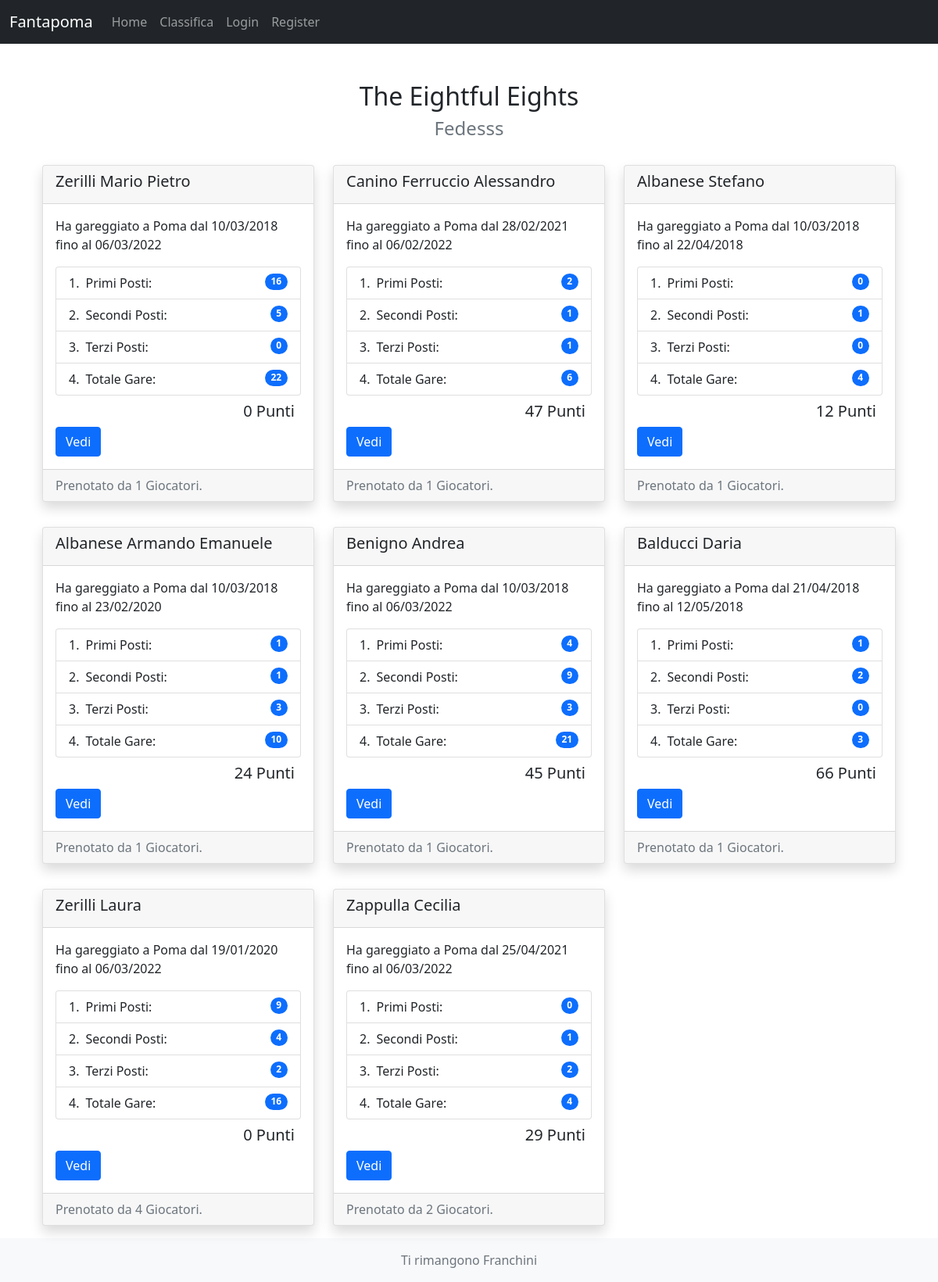
The page /fantapoma/view_crew/1/ on the database its author committed.
### fantapoma/models.py (models this page shows, shortened)
class Player(models.Model):
    user = models.OneToOneField(User, on_delete=models.CASCADE, primary_key=True)
    franchs = models.IntegerField(blank=True, default=450)
    team_name = models.CharField(max_length=200, default='8+')

class Athlete(models.Model):
    name = models.CharField(max_length=200)
    born = models.DateField('Date of Birth', default=datetime.date(2000,1,1))
    club = models.CharField(max_length=200, default='Società Canottieri Palermo')
    total = models.IntegerField('Total Races', default=0)
    first = models.IntegerField(default=0)
    second = models.IntegerField(default=0)
    third = models.IntegerField(default=0)
    first_time = models.DateField('First Race Date')
    last_time = models.DateField('Last Race Date')
    price = models.IntegerField(default=0)
    points = models.IntegerField(default=0)
    players = models.ManyToManyField(User, blank=True)
    is_user = models.OneToOneField(User, blank=True, null=True, on_delete=models.SET_NULL, related_name='true_athlete')
    @property
    def bookings(self):
        n = self.players.all().count()
        return n

### fantapoma/views.py (the view)
# urls.py: path('view_crew/<str:pk>/', ViewCrew.as_view(), name='view-crew'),
class ViewCrew(DetailView):
    model = User
    template_name = 'fantapoma/view_crew.html'
    context_object_name = 'player'
    def get_object(self):
        pk = self.kwargs.get(self.pk_url_kwarg)
        if pk is None:
            pk = self.request.user.id
            self.kwargs[self.pk_url_kwarg] = pk
        return super(ViewCrew, self).get_object()
    def get_context_data(self, **kwargs):
        context = super().get_context_data(**kwargs)
        pk = self.kwargs.get(self.pk_url_kwarg)
        if pk is None:
            pk = self.request.user.id
        context['athletes'] = Athlete.objects.filter(players__pk=pk)
        return context

### fantapoma/templates/fantapoma/view_crew.html (shortened to what this page needs)
{% extends "base.html" %}
{% block content %}
<div class="container header text-center mt-5">
  <h2>{{ player.player.team_name }}</h2>
  <h3 class="text-muted fw-light fs-4">{{ player.username }}</h3>
</div>
<div class="container card-container mt-2">
  <div class="container-fluid">
    <div class="row">
    {% for athlete in athletes %}
      <div class="col-sm-4 my-3">
        <div class="card shadow">
          <div class="card-header">
            <h5>{{athlete.name}}</h5>
          </div>
          <div class="card-body">
            <p class="card-text">Ha gareggiato a Poma dal {{athlete.first_time|date:'d/m/Y'}} fino al {{athlete.last_time|date:'d/m/Y'}}</p>
            <ul class="list-group list-group-numbered">
              <li class="list-group-item d-flex justify-content-between align-items-start">
                <div class="ms-2 me-auto">Primi Posti:</div>
                <span class="badge bg-primary rounded-pill">{{athlete.first}}</span>
              </li>
              <li class="list-group-item d-flex justify-content-between align-items-start">
                <div class="ms-2 me-auto">Secondi Posti:</div>
                <span class="badge bg-primary rounded-pill">{{athlete.second}}</span>
              </li>
              <li class="list-group-item d-flex justify-content-between align-items-start">
                <div class="ms-2 me-auto">Terzi Posti:</div>
                <span class="badge bg-primary rounded-pill">{{athlete.third}}</span>
              </li>
              <li class="list-group-item d-flex justify-content-between align-items-start">
                <div class="ms-2 me-auto">Totale Gare:</div>
                <span class="badge bg-primary rounded-pill">{{athlete.total}}</span>
              </li>
            </ul>
            <h5 class="card-text text-end m-2">{{ athlete.points }} Punti</h5>
            <a href="{% url 'view-athlete' athlete.id %}" class="btn btn-primary">Vedi</a>
          </div>
          <div class="card-footer text-muted">
            Prenotato da {{ athlete.bookings }} Giocatori.
          </div>
        </div>
      </div>
    {% endfor %}
    </div>
  </div>
</div>
{% endblock %}
{% block footer %}
<footer class="footer mt-auto py-3 bg-light text-center">
  <div class="container">
    <span class="text-muted">Ti rimangono {{ request.user.player.franchs }} Franchini</span>
  </div>
</footer>
{% endblock %}

### rows shown on the page
Athlete: name "Zerilli Mario Pietro", first_time "10/03/2018", last_time "06/03/2022", first "16", second "5", third "0", total "22", points "0", bookings "1"
Athlete: name "Canino Ferruccio Alessandro", first_time "28/02/2021", last_time "06/02/2022", first "2", second "1", third "1", total "6", points "47", bookings "1"
Athlete: name "Albanese Stefano", first_time "10/03/2018", last_time "22/04/2018", first "0", second "1", third "0", total "4", points "12", bookings "1"
Athlete: name "Albanese Armando Emanuele", first_time "10/03/2018", last_time "23/02/2020", first "1", second "1", third "3", total "10", points "24", bookings "1"
Athlete: name "Benigno Andrea", first_time "10/03/2018", last_time "06/03/2022", first "4", second "9", third "3", total "21", points "45", bookings "1"
Athlete: name "Balducci Daria", first_time "21/04/2018", last_time "12/05/2018", first "1", second "2", third "0", total "3", points "66", bookings "1"
Athlete: name "Zerilli Laura", first_time "19/01/2020", last_time "06/03/2022", first "9", second "4", third "2", total "16", points "0", bookings "4"
Athlete: name "Zappulla Cecilia", first_time "25/04/2021", last_time "06/03/2022", first "0", second "1", third "2", total "4", points "29", bookings "2"

### other values the page prints
{{ player.player.team_name }} "The Eightful Eights"
{{ player.username }} "Fedesss"
